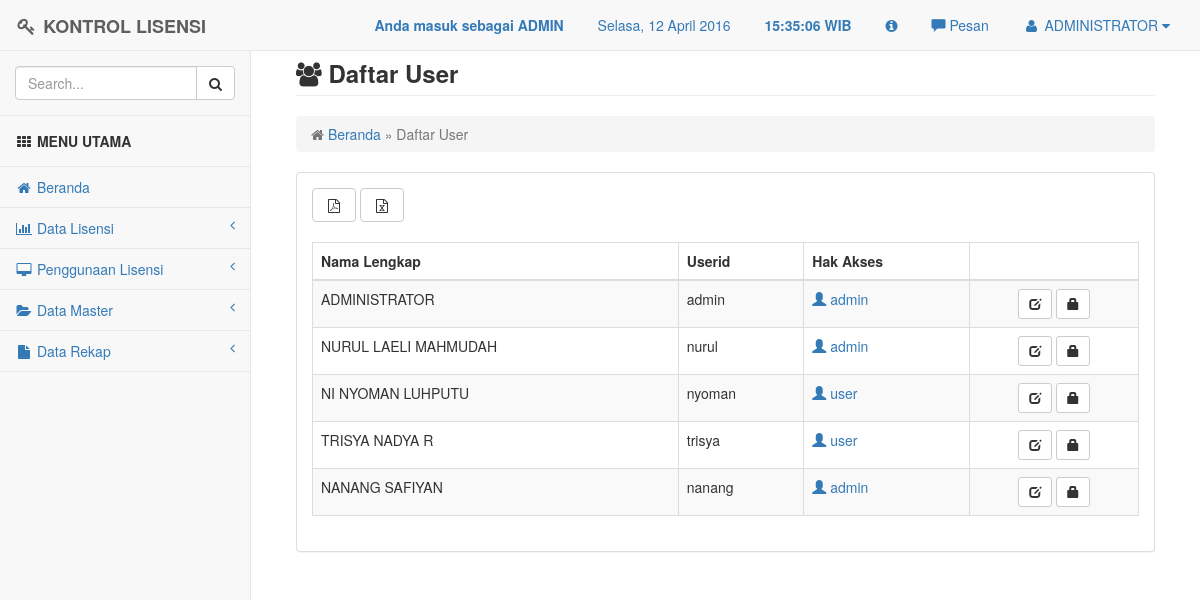
Screenshot of /user/user.php (signed in) with the database file from the repository.
### tables this page shows
CREATE TABLE `t_user` (
  `nama_lengkap` varchar(20) NOT NULL,
  `userid` varchar(20) NOT NULL,
  `password` varchar(100) NOT NULL,
  `level` varchar(10) NOT NULL
);

### user/user.php (the view, shortened to what this page needs)
<?php
include "../config/header.php";
include '../config/config.php';
?>
<div id="page-wrapper">
    <div class="container-fluid">
        <div class="row">
            <div class="col-lg-12">
                <h3 class="page-header"><i class="fa fa-users"></i> <strong>Daftar User</strong></h3>
                <ol class="breadcrumb">
                    <li class="active">
                        <i class="fa fa-home"></i> <a href="../config/index.php" title="Kembali ke Beranda">Beranda</a> &raquo; Daftar User
                    </li>
                </ol>
            </div>
        </div>
            	<div class="row">
            		<div class="col-lg-12">
            			<div class="panel panel-default">
           					<div class="panel-body">
							<a href="../laporan/pdf_user.php" class="btn btn-default btn-md"><i class="fa fa-file-pdf-o fa-fw"></i></a>
							<a href="../laporan/excel_user.php" class="btn btn-default btn-md"><i class="fa fa-file-excel-o fa-fw"></i></a>
							<br><br>
							<table class="display table table-bordered table-striped table-hover" cellspacing="0" width="80%">
								<thead>
									<tr>
										<th>Nama Lengkap</th>
										<th>Userid</th>
										<th>Hak Akses</th>
										<th></th>
									</tr>
								</thead>
								<tbody>
								<?php
									$res = $mysqli->query("SELECT * FROM t_user");
									while ($row = $res->fetch_assoc()):
								?>
									<tr>
										<td><?php echo $row['nama_lengkap']; ?></td>
										<td><?php echo $row['userid'] ?></td>
										<td>
											<a href="user_detaillevel.php?level=<?php echo $row['level'];?>">
											<span class="glyphicon glyphicon-user" aria-hidden="true"></span>  <?php echo $row['level'] ?>
										</td>
										<td  align="center">
											<a href="user_update.php?id=<?php echo $row['userid'] ?>" title="Update User" class="btn btn-default btn-sm">
											<span class="glyphicon glyphicon-edit" aria-hidden="true"></span></a>
											<a href="user_changepassword.php?userid=<?php echo $row['userid'] ?>" title="Ganti Password" class="btn btn-default btn-sm">
											<span class="glyphicon glyphicon-lock" aria-hidden="true"></span></a>
										</td>
									</tr>
									<?php
										endwhile;
									?>
								</tbody>
							</table>
							</div>
						</div>
					</div>
				</div>
	</div>
</div>
<?php
include '../config/footer.php';
?>

### config/header.php (shortened to what this page needs)
<!DOCTYPE html>
<html>
<head>
    <link href="../assets/plugins/bootstrap/dist/css/bootstrap.min.css" rel="stylesheet">
    <link href="../assets/plugins/metisMenu/dist/metisMenu.min.css" rel="stylesheet">
    <link href="../assets/plugins/datatables-plugins/integration/bootstrap/3/dataTables.bootstrap.css" rel="stylesheet">
    <link href="../assets/plugins/bootstrap/dist/css/bootstrap-datepicker.css" rel="stylesheet">
	<link href="../assets/plugins/validator/css/bootstrapValidator.css" rel="stylesheet" type="text/css" >
	<link href="../assets/css/style.css" rel="stylesheet">
    <link href="../assets/font-awesome/css/font-awesome.min.css" rel="stylesheet" type="text/css">
	<link href="../assets/plugins/chosen/chosen.css" rel="stylesheet">
	<link href="../assets/plugins/fileinput/fileinput.css" rel="stylesheet">
	<link href="../assets/plugins/fancybox/jquery.fancybox.css?v=2.1.5" media="screen" rel="stylesheet" type="text/css" />
</head>
<body>
    <div id="wrapper">
        <nav class="navbar navbar-default navbar-fixed-top" role="navigation" style="margin-bottom: 0">
			<div class="navbar-header">
                <a class="navbar-brand" href="index.html"><i class="fa fa-key fa-fw"></i> <strong>KONTROL LISENSI</strong></a>
            </div>
			<ul class="nav navbar-top-links navbar-right">
				<li class="dropdown">
				<?php
				if ($_SESSION['level'] == "admin"){
				?>
					<a><blink><strong>Anda masuk sebagai ADMIN</strong></blink></a>
                <?php
				}
				else if ($_SESSION['level'] == "user"){
				?>
					<a><blink><strong>Anda masuk sebagai USER</strong></blink></a>
				<?php
				}
				?>
				</li>
				<li class="dropdown"><a><span id="dates"><span id="the-day">Hari, 00 Bulan 0000</span></a></li>
				<li class="dropdown"><a><strong><span id="the-time"> 00:00:00 </span> WIB</strong></span></a></li>
                <li class="dropdown"><a data-toggle="modal" data-target="#myModal" href="#" title="Tentang Kami"><i class="fa fa-info-circle"></i></a></li>
                <li><a id="pesan_sedia" href="#" data-toggle="modal" data-target="#modalpesan"><span class='glyphicon glyphicon-comment'></span>  Pesan</a></li>
				<li class="dropdown">
					<?php
					$aksi = "select * from t_user where userid = '".$_SESSION['userid']."'";
					$hasil = mysql_query($aksi);
					$data = mysql_fetch_array ($hasil);
					?>
                    <a class="dropdown-toggle" data-toggle="dropdown" href="#">
                        <i class="fa fa-user fa-fw"></i> <?php echo $data['nama_lengkap'];?>  <i class="fa fa-caret-down"></i>
                    </a>
				</li>
			</ul>
            <?php
			include "menu.php";
			?>
        </nav>
		<br>

### assets/css/style.css (style rules this page uses)
body { background-color: #f8f8f8; }
#wrapper { width: 100%; }
#page-wrapper { padding: 0 15px; min-height: 568px; background-color: #fff; }
@media (min-width:768px) { #page-wrapper { position: inherit; margin: 0 0 0 250px; padding: 0 30px; border-left: 1px solid #e7e7e7; } }
.navbar-top-links { margin-right: 0; }
.navbar-top-links li { display: inline-block; }
.navbar-top-links li:last-child { margin-right: 15px; }
.navbar-top-links li a { padding: 15px; min-height: 50px; }

### rows the page displays
t_user: nama_lengkap "ADMINISTRATOR", userid "admin", level "admin"
t_user: nama_lengkap "NURUL LAELI MAHMUDAH", userid "nurul", level "admin"
t_user: nama_lengkap "NI NYOMAN LUHPUTU", userid "nyoman", level "user"
t_user: nama_lengkap "TRISYA NADYA R", userid "trisya", level "user"
t_user: nama_lengkap "NANANG SAFIYAN", userid "nanang", level "admin"
